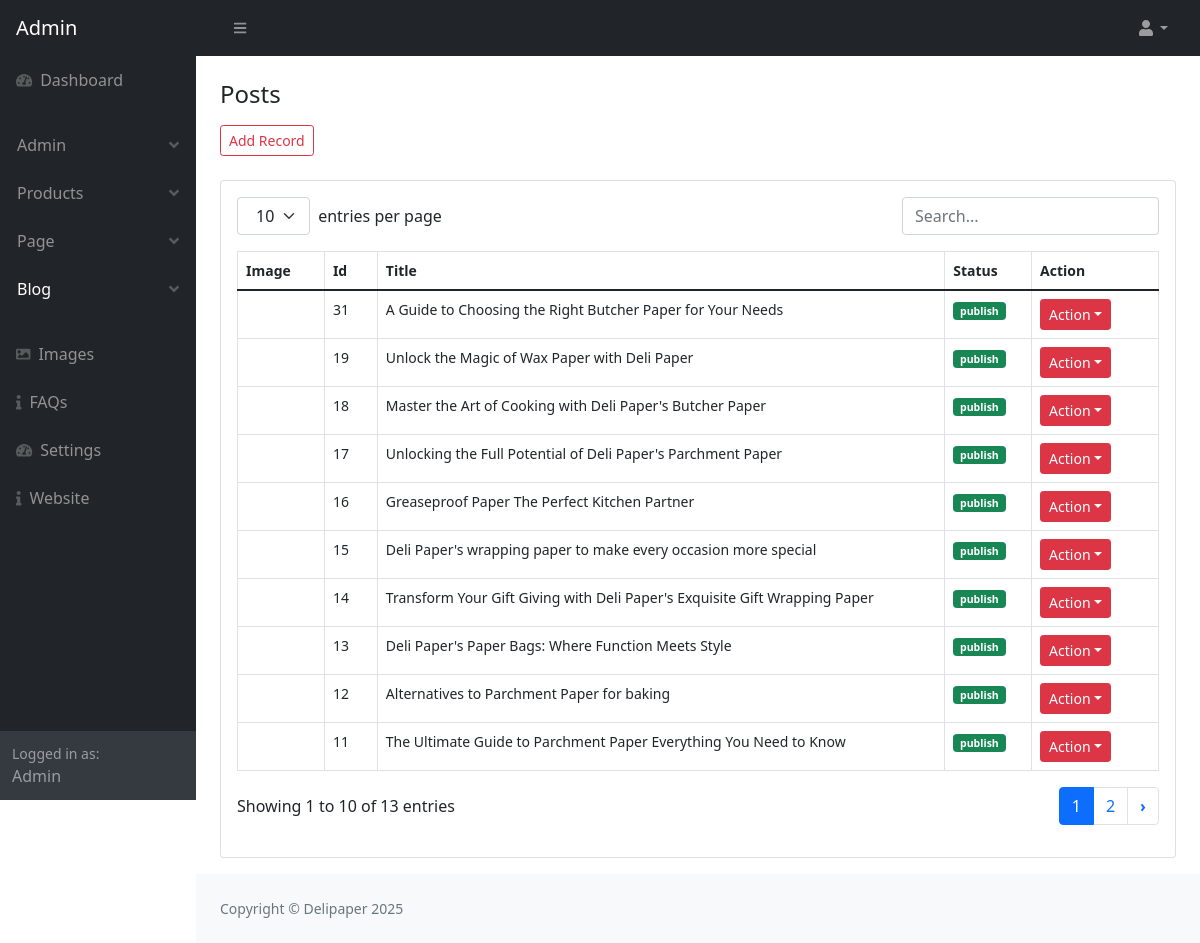
The app's page /admin/post_view.php (signed in) with its own data.
### tables this page shows
CREATE TABLE `post` (
  `post_id` int(11) NOT NULL AUTO_INCREMENT,
  `category_id` int(11) NOT NULL,
  `post_title` varchar(500) NOT NULL,
  `post_url` varchar(500) NOT NULL,
  `post_content` text NOT NULL,
  `post_thumbnail` varchar(500) NOT NULL,
  `post_views` int(11) NOT NULL,
  `post_date` varchar(255) NOT NULL,
  `post_status` varchar(255) NOT NULL,
  `post_index` varchar(255) NOT NULL,
  PRIMARY KEY (`post_id`)
);

CREATE TABLE `setting` (
  `setting_id` int(11) NOT NULL AUTO_INCREMENT,
  `website_title` varchar(500) NOT NULL,
  `website_url` varchar(500) NOT NULL,
  `website_logo` varchar(500) NOT NULL,
  `website_favicon` varchar(500) NOT NULL,
  `website_head_code` text NOT NULL,
  `ad_code_one` text NOT NULL,
  `ad_code_two` text NOT NULL,
  `ad_code_three` text NOT NULL,
  `footer_text` text NOT NULL,
  `facebook` varchar(255) NOT NULL,
  `twitter` varchar(255) NOT NULL,
  `instagram` varchar(25) NOT NULL,
  `pinterest` varchar(255) NOT NULL,
  PRIMARY KEY (`setting_id`)
);

### admin/post_view.php (the view, shortened to what this page needs)
<?php
$page = "post";
require_once('parts/top.php'); ?>
</head>
<body class="sb-nav-fixed">
    <?php require_once('parts/navbar.php'); ?>
    <div id="layoutSidenav">
        <?php require_once('parts/sidebar.php'); ?>
        <div id="layoutSidenav_content" class="">
            <main class="">
                <div class="container-fluid  px-4">
                    <div class="page-header">
                        <div class="col-12 mt-4 mb-4">
                            <h4 class="mb-3">Posts</h4>
                            <a href="post_add.php" class="btn btn-sm  btn-outline-danger">Add Record</a>
                        </div>
                    </div>
                    <div class="card mb-3 bg-white">
                        <div class="card-body ">
                            <table id="datatablesSimple" class="table table-hover table-sm table-responsive">
                                <thead>
                                    <tr>
                                        <th>Image</th>
                                        <th>Id</th>
                                        <th>Title</th>
                                        <th>Status</th>
                                        <th>Action</th>
                                    </tr>
                                </thead>
                                <tbody>
                                    <?php
                                    require_once('parts/db.php');
                                    $select = "SELECT * FROM post  ORDER BY post_id DESC";
                                    $run = mysqli_query($conn, $select);
                                    while ($row = mysqli_fetch_array($run)) {
                                        $post_id = $row['post_id'];
                                        $post_title = $row['post_title'];
                                        $post_status = $row['post_status'];
                                        $post_thumbnail = $row['post_thumbnail'];
                                        if ($post_status == "publish") {
                                            $color = "success";
                                        } else {
                                            $color = "danger";
                                        }
                                    ?>
                                    <tr>
                                        <td><img src="assets/img/<?php echo $post_thumbnail;?>" height="35px" alt="">
                                        </td>
                                        <td><?php echo $post_id; ?></td>
                                        <td><?php echo $post_title; ?></td>
                                        <td><span
                                                class="badge bg-<?php echo $color; ?>"><?php echo $post_status; ?></span>
                                        </td>
                                        <td>
                                            <ul class="navbar-nav ms-auto ms-md-0 me-3 me-lg-4">
                                                <li class="nav-item dropdown">
                                                    <button class="btn btn-danger btn-sm dropdown-toggle"
                                                        id="navbarDropdown" href="#" role="button"
                                                        data-bs-toggle="dropdown"
                                                        aria-expanded="false">Action</i></button>
                                                </li>
                                            </ul>
                                        </td>
                                    </tr>
                                    <?php    } ?>
                                </tbody>
                            </table>
                        </div>
                    </div>
            </main>
            <?php require_once('parts/footer.php'); ?>
        </div>
    </div>
</body>
</html>

### admin/parts/top.php (shortened to what this page needs)
<?php
require_once('parts/db.php');
	if(!isset($_SESSION['admin_email'])){
		echo "<script>window.open('login.php','_self');</script>";
	}else{
		$admin_email = $_SESSION['admin_email'];
		  $select_admin = "SELECT * FROM admin WHERE admin_email='$admin_email' ";
                    $run_admin = mysqli_query($conn,$select_admin);
                    $row_admin = mysqli_fetch_array($run_admin);
						$admin_name = $row_admin['admin_name'];
						$admin_role = $row_admin['admin_role'];
	}
				$select_setting = "SELECT * FROM setting ";
				$run_setting = mysqli_query($conn,$select_setting);
				$row_setting = mysqli_fetch_array($run_setting);
					$website_title = $row_setting['website_title'];
?>
<!DOCTYPE html>
<html lang="en">
<head>
    <link href="https://cdn.jsdelivr.net/npm/simple-datatables@latest/dist/style.css" rel="stylesheet" />
    <link href="css/styles.css" rel="stylesheet" />

### admin/parts/navbar.php (shortened to what this page needs)
<nav class="sb-topnav navbar navbar-expand navbar-dark bg-dark">
    <a class="navbar-brand ps-3" href="index.php">Admin</a>
    <button class="btn btn-link btn-sm order-1 order-lg-0 me-4 me-lg-0" id="sidebarToggle" href="#!"><i
            class="fas fa-bars"></i></button>
    <ul class="navbar-nav ms-auto ms-md-0 me-3 me-lg-4">
        <li class="nav-item dropdown">
            <a class="nav-link dropdown-toggle" id="navbarDropdown" href="#" role="button" data-bs-toggle="dropdown"
                aria-expanded="false"><i class="fas fa-user fa-fw"></i></a>
        </li>
    </ul>
</nav>

### admin/parts/sidebar.php (shortened to what this page needs)
<div id="layoutSidenav_nav">
    <nav class="sb-sidenav accordion sb-sidenav-dark" id="sidenavAccordion">
        <div class="sb-sidenav-menu">
            <div class="nav">
                <?php
                       if ($admin_role == "admin") {
                       ?>
                <a class="nav-link" href="index.php">
                    <div class="sb-nav-link-icon"><i class="fas fa-tachometer-alt"></i></div>
                    Dashboard
                </a>
                <?php }?>
                <ul class="navbar-nav p-3 btn ">
                    <?php
                       if ($admin_role == "admin") {
                       ?>
                    <li class="nav-item  dropdown">
                        <a class="nav-link <?php if ($page == "admin") {
                                                   echo "active";
                                               } ?> dropdown " id="navbarDropdown" href="#" role="button"
                            data-bs-toggle="dropdown" aria-expanded="false">Admin<div
                                class="sb-sidenav-collapse-arrow"><i class="fas fa-angle-down"></i></div></a>
                    </li>
                    <li class="nav-item dropdown">
                        <a class="nav-link <?php if ($page == "product") {
                                                   echo "active";
                                               } ?> dropdown " id="navbarDropdown" href="#" role="button"
                            data-bs-toggle="dropdown" aria-expanded="false">Products<div
                                class="sb-sidenav-collapse-arrow"><i class="fas fa-angle-down"></i></div></a>
                    </li>
                    <li class="nav-item dropdown">
                        <a class="nav-link <?php if ($page == "page") {
                                                   echo "active";
                                               } ?> dropdown " id="navbarDropdown" href="#" role="button"
                            data-bs-toggle="dropdown" aria-expanded="false">Page<div
                                class="sb-sidenav-collapse-arrow"><i class="fas fa-angle-down"></i></div></a>
                    </li>
                    <?php } ?>
                    <li class="nav-item dropdown">
                        <a class="nav-link <?php if ($page == "post") {
                                               echo "active";
                                           } ?> dropdown" id="navbarDropdown" href="#" role="button"
                            data-bs-toggle="dropdown" aria-expanded="false">Blog<div
                                class="sb-sidenav-collapse-arrow"><i class="fas fa-angle-down"></i></div></a>
                    </li>
                </ul>
                <a class="nav-link <?php if ($page == "image") {
                                       echo "active";
                                   } ?>" href="image_add.php">
                    <div class="sb-nav-link-icon"><i class="fas fa-image"></i></div>
                    Images
                </a>
                <?php
                   if ($admin_role == "admin") {
                   ?>
                <a class="nav-link <?php if ($page == "faq") {
                                           echo "active";
                                       } ?>" href="faq.php">
                    <div class="sb-nav-link-icon"><i class="fas fa-info"></i></div>
                    FAQs
                </a>
                <a class="nav-link <?php if ($page == "setting") {
                                           echo "active";
                                       } ?>" href="setting.php">
                    <div class="sb-nav-link-icon"><i class="fas fa-tachometer-alt"></i></div>
                    Settings
                </a>
                <a class="nav-link" href="../index.php">
                    <div class="sb-nav-link-icon"><i class="fas fa-info"></i></div>
                    Website
                </a>
                <?php } ?>
            </div>
        </div>
        <div class="sb-sidenav-footer">
            <div class="small">Logged in as:</div>
            <?php echo ucfirst($admin_name); ?>
        </div>
    </nav>
</div>

### admin/parts/footer.php
<footer class="py-4 bg-light mt-auto">
    <div class="container-fluid px-4">
        <div class="d-flex align-items-center justify-content-between small">
            <div class="text-muted">Copyright &copy; <?php echo $website_title; ?> <?php echo  date("Y"); ?></div>
        </div>
    </div>
</footer>

### records on screen
post: post_id "31", post_title "A Guide to Choosing the Right Butcher Paper for Your Needs", post_status "publish"
post: post_id "19", post_title "Unlock the Magic of Wax Paper with Deli Paper", post_status "publish"
post: post_id "18", post_title "Master the Art of Cooking with Deli Paper's Butcher Paper", post_status "publish"
post: post_id "17", post_title "Unlocking the Full Potential of Deli Paper's Parchment Paper", post_status "publish"
post: post_id "16", post_title "Greaseproof Paper The Perfect Kitchen Partner", post_status "publish"
post: post_id "15", post_title "Deli Paper's wrapping paper to make every occasion more special", post_status "publish"
post: post_id "14", post_title "Transform Your Gift Giving with Deli Paper's Exquisite Gift Wrapping Paper", post_status "publish"
post: post_id "13", post_title "Deli Paper's Paper Bags: Where Function Meets Style", post_status "publish"
post: post_id "12", post_title "Alternatives to Parchment Paper for baking", post_status "publish"
post: post_id "11", post_title "The Ultimate Guide to Parchment Paper Everything You Need to Know", post_status "publish"
setting: website_title "Delipaper"

### other values on screen
$admin_name "Admin"
